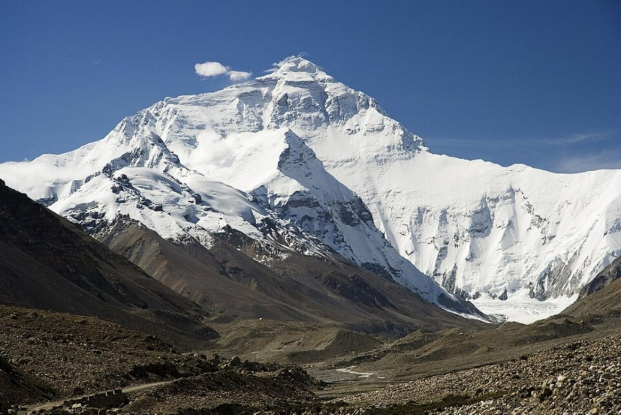
#> input picture mnt.jpg, 1242 x 829 px (shown at 1/2 size)
$ jupyter execute chap131.ipynb
#> lines starting #> are read from the running program, lines starting #| are printed output that depends on the picture; after the words box and inside, x2 and y2 are one past the last pixel; in counts of white or black regions, pixels touching at a corner belong together
#### Basic Operations on Images

[cell 1]
import numpy as np
import cv2

[cell 2]
img = cv2.imread('mnt.jpg')
#> img is the input picture: shape (829, 1242, 3); mean B, G, R 124, 110.9, 101.5

[cell 3]
cv2.namedWindow('image', cv2.WINDOW_NORMAL)
cv2.imshow('image',img)
cv2.waitKey(0)
cv2.destroyAllWindows()

[cell 4]
blue = img[100,100,0]
#> blue = 157
print (blue)
#| 157

[cell 5]
img[100,100] = [255, 255, 255]
#> img: shape (829, 1242, 3); under 0.01% of pixels changed, all inside (x1, y1, x2, y2) = (100, 100, 101, 101)
print (img[100,100])
#| [255 255 255]

[cell 6]
img[500:400, 400:700, 2] = 255

[cell 7]
cv2.namedWindow('image', cv2.WINDOW_NORMAL)
cv2.imshow('image',img)
cv2.waitKey(0)
cv2.destroyAllWindows()

[cell 8]
from matplotlib import pyplot as plt
BLUE = [255,0,0]
img1 = cv2.imread('opencvlogo.png')
replicate = cv2.copyMakeBorder(img1,10,10,10,10,cv2.BORDER_REPLICATE)
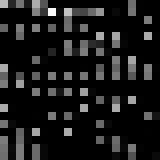
#> replicate: shape (20, 20) (shown 8 times larger); min 0, max 249, mean 26.9
reflect = cv2.copyMakeBorder(img1,10,10,10,10,cv2.BORDER_REFLECT)
reflect101 = cv2.copyMakeBorder(img1,10,10,10,10,cv2.BORDER_REFLECT_101)
wrap = cv2.copyMakeBorder(img1,10,10,10,10,cv2.BORDER_WRAP)
constant= cv2.copyMakeBorder(img1,10,10,10,10,cv2.BORDER_CONSTANT,value=BLUE)
plt.subplot(231),plt.imshow(img1,'gray'),plt.title('ORIGINAL')
plt.subplot(232),plt.imshow(replicate,'gray'),plt.title('REPLICATE')
plt.subplot(233),plt.imshow(reflect,'gray'),plt.title('REFLECT')
plt.subplot(234),plt.imshow(reflect101,'gray'),plt.title('REFLECT_101')
plt.subplot(235),plt.imshow(wrap,'gray'),plt.title('WRAP')
plt.subplot(236),plt.imshow(constant,'gray'),plt.title('CONSTANT')
plt.show()
